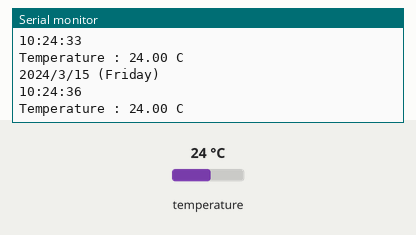
A sketch run on a simulated Arduino Uno, built with avr-gcc and run on an emulated ATmega328P. On the bench: the last lines printed to the serial monitor. The test bench sets the inputs (shaded band); at power-on: temperature 24 °C. The local clock reads 2024-03-15 10:24:30 at power-on unless the sketch sets it.

Above: at 6.8 s.
6.9 s: temperature set to 12 °C
At 9.9 s:
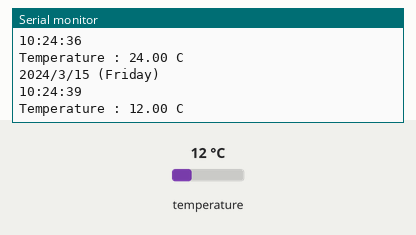
11.4 s: temperature set to 19 °C
At 13.5 s:
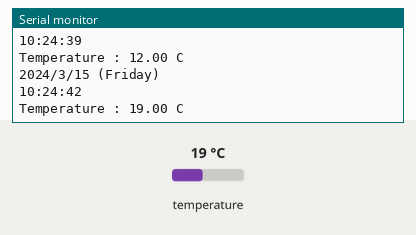
Timing chart, 0 to 15.0 s (numbered marks = the images above; inputs shaded):
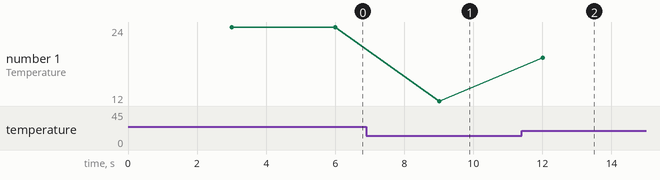

The sketch:

rtc_test.ino
```cpp
#include <RTClib.h>

RTC_DS3231 rtc;

char daysOfTheWeek[7][12] = {
  "Sunday",
  "Monday",
  "Tuesday",
  "Wednesday",
  "Thursday",
  "Friday",
  "Saturday"
};

void setup() {
  // put your setup code here, to run once:
  Serial.begin(115200);

  if (!rtc.begin()) {
    Serial.println(F("Couldn't find RTC"));
    Serial.flush();
    while (1) delay(10);
  }

  if (rtc.lostPower()) {
    Serial.println(F("RTC lost power, let's set the time!"));
    rtc.adjust(DateTime(F(__DATE__), F(__TIME__)));
  }

  // rtc.adjust(DateTime(2025, 12, 18, 19, 29, 0));
  // rtc.adjust(DateTime(F(__DATE__), F(__TIME__)));
}

void loop() {
  // put your main code here, to run repeatedly:
  static unsigned long lastTime = 0;

  if (millis() - lastTime > 3000U) {
    lastTime = millis();

    DateTime now = rtc.now();

    Serial.print(now.year(), DEC);
    Serial.print('/');
    Serial.print(now.month(), DEC);
    Serial.print('/');
    Serial.print(now.day(), DEC);
    Serial.print(F(" ("));
    Serial.print(daysOfTheWeek[now.dayOfTheWeek()]);
    Serial.println(F(") "));

    Serial.print(now.hour(), DEC);
    Serial.print(':');
    Serial.print(now.minute(), DEC);
    Serial.print(':');
    Serial.print(now.second(), DEC);
    Serial.println();

    Serial.print(F("Temperature : "));
    Serial.print(rtc.getTemperature());
    Serial.println(F(" C"));
  }

}
```

Measured:
- after the input at 6.9 s, the serial monitor: prints a new line after 2.1 s (image 1)
- after the input at 11.4 s, the serial monitor: prints a new line after 0.61 s (image 2)
- plotted number 1: 24 → 12 after the input at 6.9 s, 12 → 19 after the input at 11.4 s
